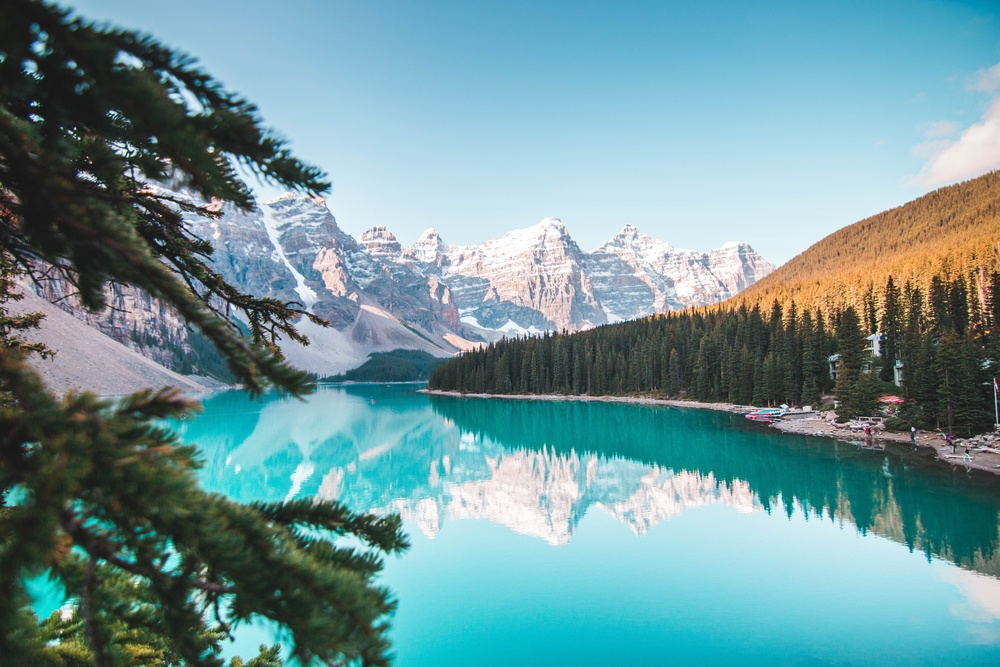
#> input picture Processamento Digital de Imagens e Computação Gráfica/atv1/colored_img_landscape.jpg, 1000 x 667 px, shrunk from 5407 x 3605 before the run
$ python p2.py
#> lines starting #> are read from the running program, lines starting #| are printed output that depends on the picture
from cv2 import imread, imwrite

img = imread('colored_img_landscape.jpg')
#> img is the input picture: shape (667, 1000, 3); mean B, G, R 153.9, 149.5, 110.9

fst_quadrant_height, fst_quadrant_width = int(img.shape[0] / 2), int(img.shape[1] / 2)
#> fst_quadrant_height = 333; fst_quadrant_width = 500

for y in range(fst_quadrant_height):
    for x in range(fst_quadrant_width):
        img[y, x] = (0, 255, 255)
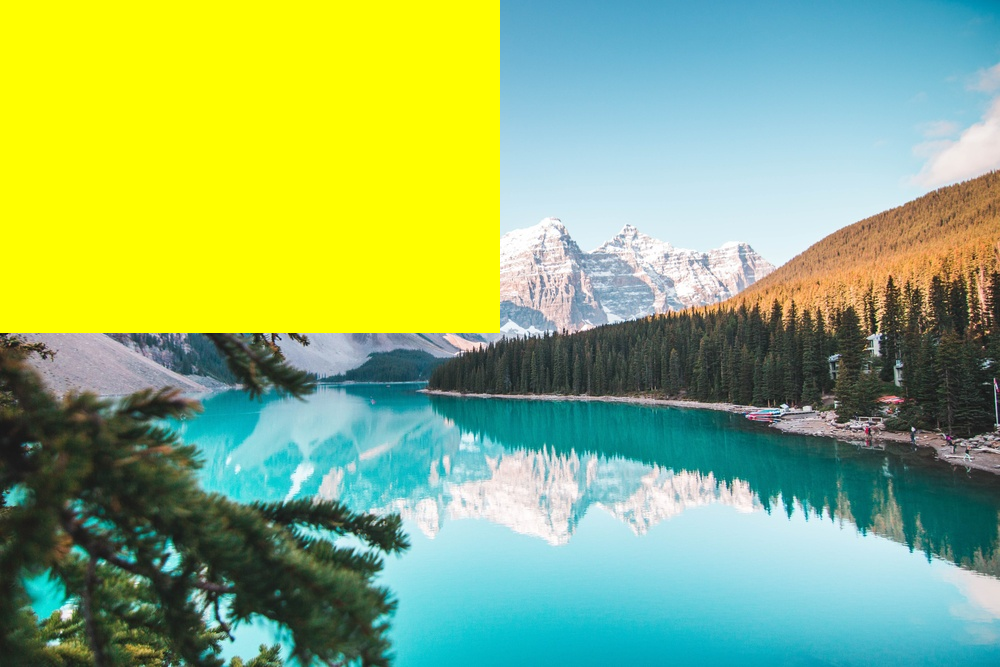
#> img: shape (667, 1000, 3); mean B, G, R 116.7, 178.8, 145.8

imwrite('output_p2.jpg', img)
